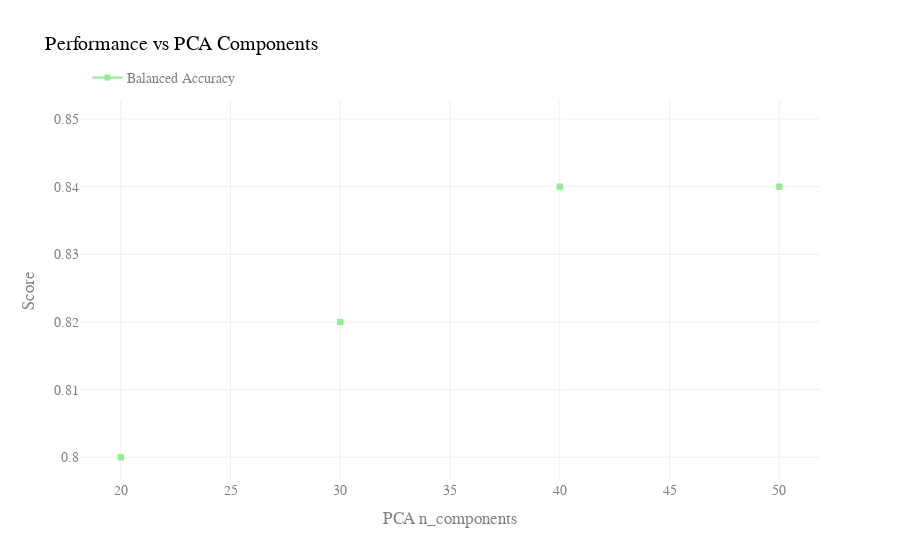

Notebook code for this chart:
### Code cell
import plotly.graph_objects as go
cv_results = pd.DataFrame(grid.cv_results_)
cv_results.dropna(inplace=True)
# X-axis: PCA n_components
x = cv_results['param_kpca__n_components']

# Accuracy & Balanced Accuracy
bal_acc = np.round(cv_results['mean_test_balanced_accuracy'],2)
std_bal_acc = np.round(cv_results['std_test_balanced_accuracy'],2)

# Create figure
fig = go.Figure()

# Balanced Accuracy line (pastel green)
fig.add_trace(go.Scatter(
    x=x,
    y=bal_acc,
    mode='lines+markers',
    name='Balanced Accuracy',
    marker=dict(symbol='square', color='rgba(144, 238, 144, 1)'),  # Pastel green
    line=dict(color='rgba(144, 238, 144, 1)')
))

# Confidence band for Balanced Accuracy (light green)
fig.add_trace(go.Scatter(
    x=list(x) + list(x[::-1]),
    y=list(bal_acc + std_bal_acc) + list(bal_acc - std_bal_acc)[::-1],
    fill='toself',
    fillcolor='rgba(144, 238, 144, 0.2)',  # Lighter green
    line=dict(color='rgba(255,255,255,0)'),
    hoverinfo="skip",
    showlegend=False,
    name='±1 std dev'
))

# Layout with soft design
fig.update_layout(
    title='Performance vs PCA Components',
    xaxis_title='PCA n_components',
    yaxis_title='Score',
    legend=dict(x=0.01, y=1.1),
    template='plotly_white',
    font=dict(family="Arial", size=14, color="gray"),
    title_font=dict(size=20, color="black"),
)

fig.show()

### Figure 1 — Plotly figure (JSON) as saved in the notebook; plotly's stock layout.template omitted (floating-point values rounded to 4 significant figures)
{"data": [{"line": {"color": "rgba(144, 238, 144, 1)"}, "marker": {"color": "rgba(144, 238, 144, 1)", "symbol": "square"}, "mode": "lines+markers", "name": "Balanced Accuracy", "type": "scatter", "x": [20, 20, 20, 20, 30, 30, 30, 30, 40, 40, 40, 40, 50, 50, 50, 50], "y": [0.8, 0.8, NaN, NaN, 0.82, 0.82, NaN, NaN, 0.84, 0.84, NaN, NaN, 0.84, 0.84, NaN, NaN]}, {"fill": "toself", "fillcolor": "rgba(144, 238, 144, 0.2)", "hoverinfo": "skip", "line": {"color": "rgba(255,255,255,0)"}, "name": "±1 std dev", "showlegend": false, "type": "scatter", "x": [20, 20, 20, 20, 30, 30, 30, 30, 40, 40, 40, 40, 50, 50, 50, 50, 50, 50, 50, 50, 40, 40, 40, 40, 30, 30, 30, 30, 20, 20, 20, 20], "y": [0.8, 0.8, null, null, 0.83, 0.83, null, null, 0.85, 0.85, null, null, 0.85, 0.85, null, null, null, null, 0.83, 0.83, null, null, 0.83, 0.83, null, null, 0.81, 0.81, null, null, 0.8, 0.8]}], "layout": {"font": {"color": "gray", "family": "Arial", "size": 14}, "legend": {"x": 0.01, "y": 1.1}, "title": {"font": {"color": "black", "size": 20}, "text": "Performance vs PCA Components"}, "xaxis": {"title": {"text": "PCA n_components"}}, "yaxis": {"title": {"text": "Score"}}}}
